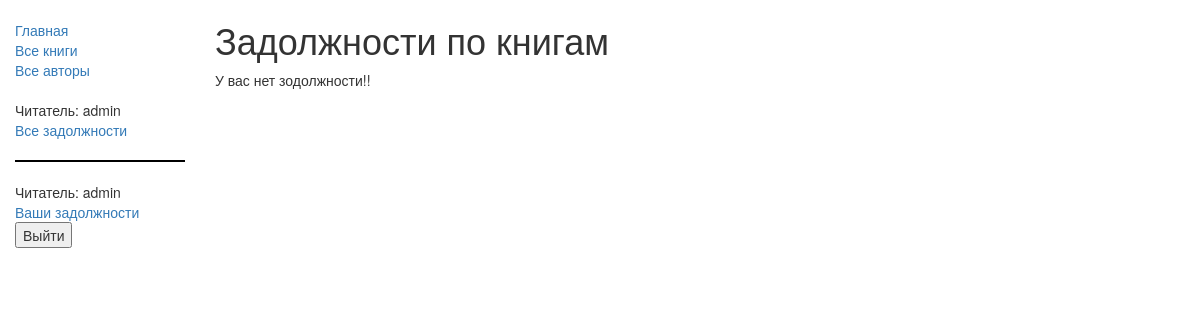
Page /catalog/mybooks/ (signed in) on the earlier database version.
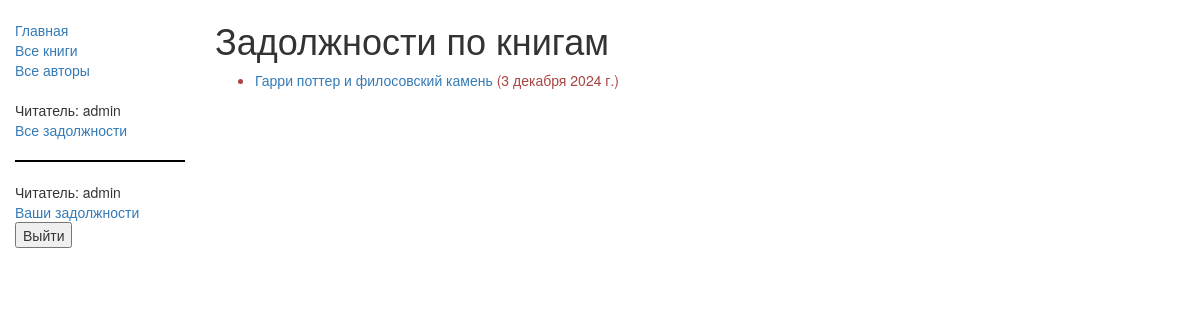
Same page on the later database version.
### catalog/models.py (models this page shows, shortened)
class BookInstance(models.Model):
    id = models.UUIDField(primary_key=True, default=uuid.uuid4, help_text="Unique ID for this particular book across whole library")
    book = models.ForeignKey('Book', on_delete=models.SET_NULL, null=True)
    imprint = models.CharField(max_length=200)
    due_back = models.DateField(null=True, blank=True)
    borrower = models.ForeignKey(User, on_delete=models.SET_NULL, null=True, blank=True)
    LOAN_STATUS = (
        ('m', 'Maintenance'),
        ('o', 'On loan'),
        ('a', 'Available'),
        ('r', 'Reserved'),
    )
    status = models.CharField(max_length=1, choices=LOAN_STATUS, blank=True, default='m', help_text='Book availability')
    class Meta:
        ordering = ["due_back"]
        permissions = (("can_mark_returned", "Set book as returned"),)
    @property
    def is_overdue(self):
        if self.due_back and date.today() > self.due_back:
            return True
        return False

class Book(models.Model):
    title = models.CharField(max_length=200)
    author = models.ForeignKey('Author', on_delete=models.SET_NULL, null=True)
    summary = models.TextField(max_length=1000, help_text="Enter a brief description of the book")
    isbn = models.CharField('ISBN',max_length=13, help_text='13 Character <a href="https://www.isbn-international.org/content/what-isbn">ISBN number</a>')
    genre = models.ManyToManyField(Genre, help_text="Select a genre for this book")
    image = models.ImageField(upload_to='cover/', default='cover/default.jpg', validators=[validate_image])
    def display_genre(self):
        return ', '.join([genre.name for genre in self.genre.all()[:3]])
    display_genre.short_description = 'Genre'
    class Meta:
        pass

### catalog/views.py (the view)
class LoanedBooksByUserListView(LoginRequiredMixin,generic.ListView):
    model = BookInstance
    template_name ='catalog/bookinstance_list_borrowed_user.html'
    def get_queryset(self):
        return BookInstance.objects.filter(borrower=self.request.user).filter(status__exact='o').order_by('due_back')

### catalog/templates/catalog/bookinstance_list_borrowed_user.html
{% extends "base_generic.html" %}
{% block content %}
    <h1>Задолжности по книгам</h1>
    {% if bookinstance_list %}
    <ul>
      {% for bookinstens in bookinstance_list %}
      <li class="{% if bookinstens.is_overdue %}text-danger{% endif %}">
        <a href="{% url 'book-detail' bookinstens.book.pk %}">{{bookinstens.book.title}}</a> ({{ bookinstens.due_back }})
      </li>
      {% endfor %}
    </ul>
    {% else %}
      <p>У вас нет зодолжности!!</p>
    {% endif %}
{% endblock %}

Differences in the rows shown:
added BookInstance: book "Гарри поттер и филосовский камень", due_back "3 декабря 2024 г."
Other differences:
text no longer shown: "У вас нет зодолжности!!"
